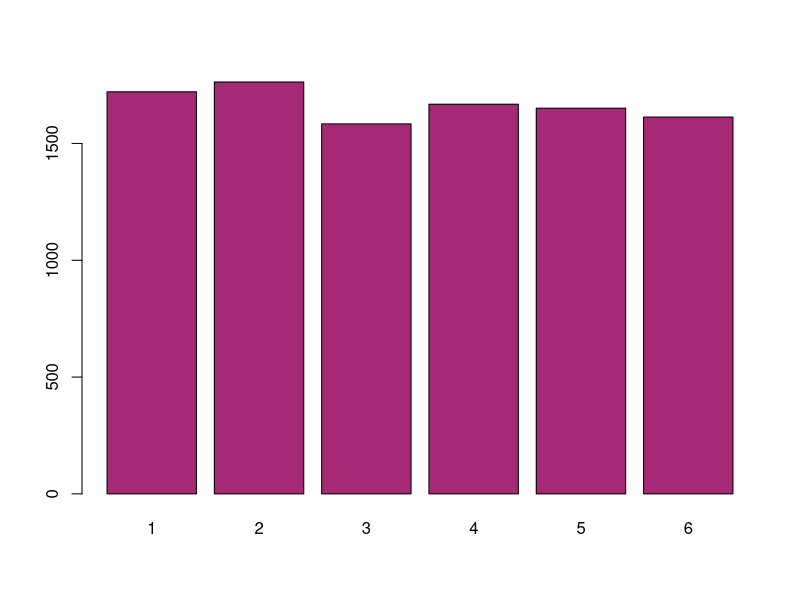

This figure's R source:

set.seed(2026)



B <- 10000L
zar <- sample.int(6L, size = B, replace = TRUE)

rezultat <- table(zar)

# Afisarea rezultatelor in consola
print(rezultat)

# Calcul vectorial: proportia aruncarilor cu fete mai mari sau egale cu 5
proportie_mari <- mean(zar >= 5)
print(paste("Proportia zarurilor >= 5 este:", proportie_mari))

# Generarea unui grafic de bare cu frecventele obtinute
barplot(rezultat, col = "#A62976")
